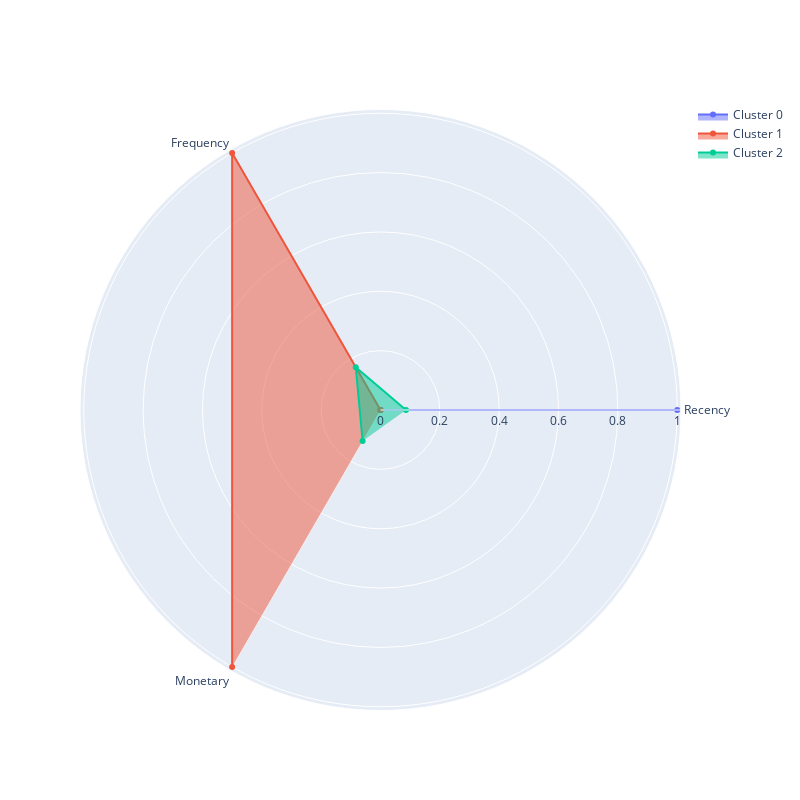

Source (notebook cell):
### Markdown cell above
###
We visualize cluster profiles in the form of a polar diagram based on the average RFM characteristics calculated for each cluster.

Let's analyze the clusters and, based on the analysis, compare the cluster number and its description.

### Code cell
plot_cluster_profile(rfm_pivot, 3)

### Figure 1 — Plotly figure (JSON) as saved in the notebook; plotly's stock layout.template omitted (floating-point values rounded to 4 significant figures)
{"data": [{"fill": "toself", "name": "Cluster 0", "r": [1.0, 0, 0], "theta": ["Recency", "Frequency", "Monetary"], "type": "scatterpolar"}, {"fill": "toself", "name": "Cluster 1", "r": [0, 1.0, 1.0], "theta": ["Recency", "Frequency", "Monetary"], "type": "scatterpolar"}, {"fill": "toself", "name": "Cluster 2", "r": [0.08597, 0.1667, 0.1206], "theta": ["Recency", "Frequency", "Monetary"], "type": "scatterpolar"}], "layout": {"autosize": false, "height": 800, "showlegend": true, "width": 800}}
